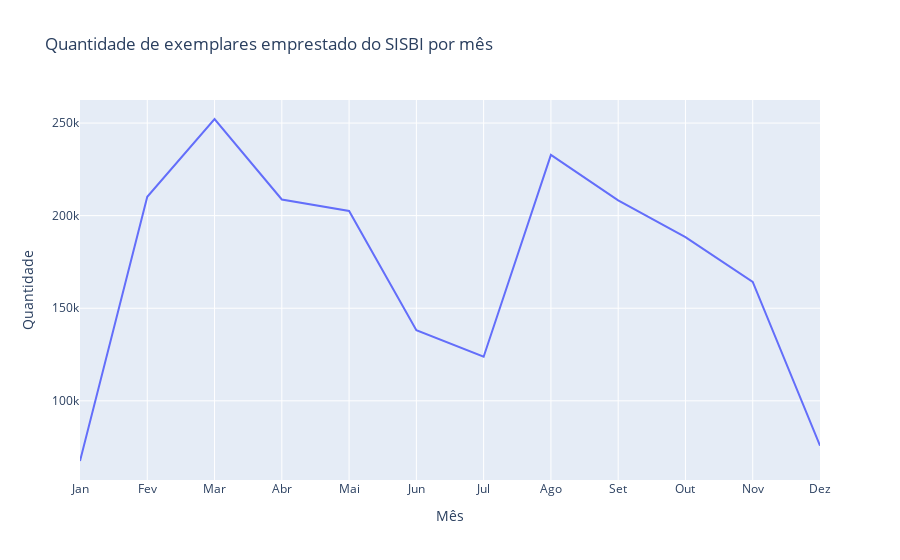

Here is the notebook cell this chart was saved with:
### Code cell
# Plotando gráfico para entender a quantidade de exemplares emprestados por mês

fig = px.line(
    emprestimos_por_mes,
    x='Mês',
    y='Quantidade',
    title='Quantidade de exemplares emprestado do SISBI por mês'
)

fig.show()

### Figure 1 — Plotly figure (JSON) as saved in the notebook; plotly's stock layout.template omitted (floating-point values rounded to 4 significant figures)
{"data": [{"hovertemplate": "Mês=%{x}<br>Quantidade=%{y}<extra></extra>", "legendgroup": "", "line": {"color": "#636efa", "dash": "solid"}, "marker": {"symbol": "circle"}, "mode": "lines", "name": "", "orientation": "v", "showlegend": false, "type": "scatter", "x": ["Jan", "Fev", "Mar", "Abr", "Mai", "Jun", "Jul", "Ago", "Set", "Out", "Nov", "Dez"], "xaxis": "x", "y": [67514, 210200, 252185, 208725, 202530, 138123, 123790, 232793, 208234, 188410, 164222, 75796], "yaxis": "y"}], "layout": {"legend": {"tracegroupgap": 0}, "title": {"text": "Quantidade de exemplares emprestado do SISBI por mês"}, "xaxis": {"anchor": "y", "domain": [0, 1], "title": {"text": "Mês"}}, "yaxis": {"anchor": "x", "domain": [0, 1], "title": {"text": "Quantidade"}}}}
